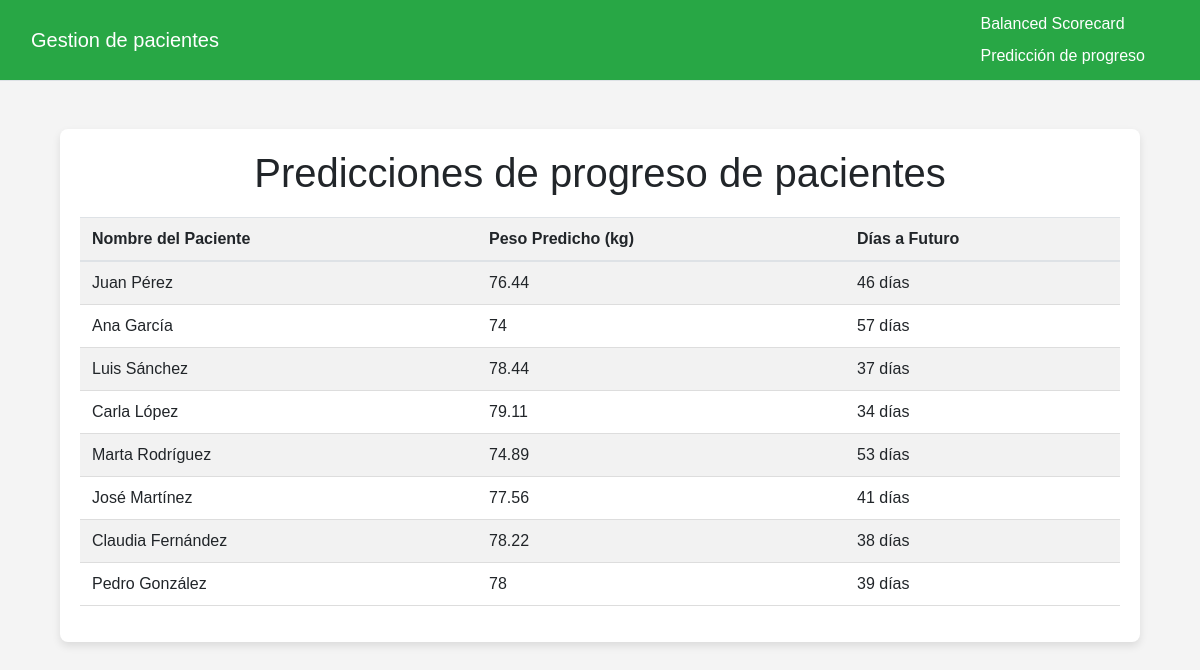
Screenshot of /predicciones.php with the database file from the repository.
### tables this page shows
CREATE TABLE `predicciones` (
  `id` int(11) NOT NULL,
  `paciente_id` int(11) NOT NULL,
  `peso_predicho` float NOT NULL,
  `dias_futuros` int(11) NOT NULL
);

CREATE TABLE `pacientes` (
  `paciente_id` int(11) NOT NULL,
  `nombre` varchar(100) NOT NULL,
  `edad` int(11) NOT NULL,
  `peso_inicial` decimal(5,2) NOT NULL,
  `peso_actual` decimal(5,2) NOT NULL,
  `regimen_id` int(11) DEFAULT NULL,
  `fecha_registro` date NOT NULL
);

### predicciones.php (the view, shortened to what this page needs)
<?php
include('conexion.php');
include('header.php');
$query = "
    SELECT p.nombre, pr.peso_predicho, pr.dias_futuros
    FROM predicciones pr
    JOIN pacientes p ON pr.paciente_id = p.paciente_id
";
$result = $conn->query($query);
?>
<!DOCTYPE html>
<html lang="es">
<head>
    <link href="https://maxcdn.bootstrapcdn.com/bootstrap/4.5.2/css/bootstrap.min.css" rel="stylesheet">
    <link rel="stylesheet" href="assets/css/estilos.css">
</head>
<body>
    <div class="container mt-5">
        <h1>Predicciones de progreso de pacientes</h1>
        <table class="table table-striped">
            <thead>
                <tr>
                    <th>Nombre del Paciente</th>
                    <th>Peso Predicho (kg)</th>
                    <th>Días a Futuro</th>
                </tr>
            </thead>
            <tbody>
                <?php while ($row = $result->fetch_assoc()) { ?>
                    <tr>
                        <td><?php echo $row['nombre']; ?></td>
                        <td><?php echo round($row['peso_predicho'], 2); ?></td>
                        <td><?php echo $row['dias_futuros']; ?> días</td>
                    </tr>
                <?php } ?>
            </tbody>
        </table>
    </div>
</body>
</html>

### assets/css/estilos.css (style rules this page uses)
body { font-family: Arial, sans-serif; background-color: #f4f4f4; margin: 0; padding: 0; }
.container { max-width: 90%; margin: 15px auto; margin-top: 15px; padding: 20px; background-color: #fff; border-radius: 8px; box-shadow: 0 4px 8px rgba(0, 0, 0, 0.1); overflow-x: auto; }
h1 { text-align: center; margin-bottom: 20px; }
table { width: 100%; border-collapse: collapse; }
th, td { padding: 10px; text-align: left; border-bottom: 1px solid #ddd; }
th { background-color: #f2f2f2; }

### rows the page displays
predicciones: paciente.nombre "Juan Pérez", peso_predicho "76.44", dias_futuros "46"
predicciones: paciente.nombre "Ana García", peso_predicho "74", dias_futuros "57"
predicciones: paciente.nombre "Luis Sánchez", peso_predicho "78.44", dias_futuros "37"
predicciones: paciente.nombre "Carla López", peso_predicho "79.11", dias_futuros "34"
predicciones: paciente.nombre "Marta Rodríguez", peso_predicho "74.89", dias_futuros "53"
predicciones: paciente.nombre "José Martínez", peso_predicho "77.56", dias_futuros "41"
predicciones: paciente.nombre "Claudia Fernández", peso_predicho "78.22", dias_futuros "38"
predicciones: paciente.nombre "Pedro González", peso_predicho "78", dias_futuros "39"
